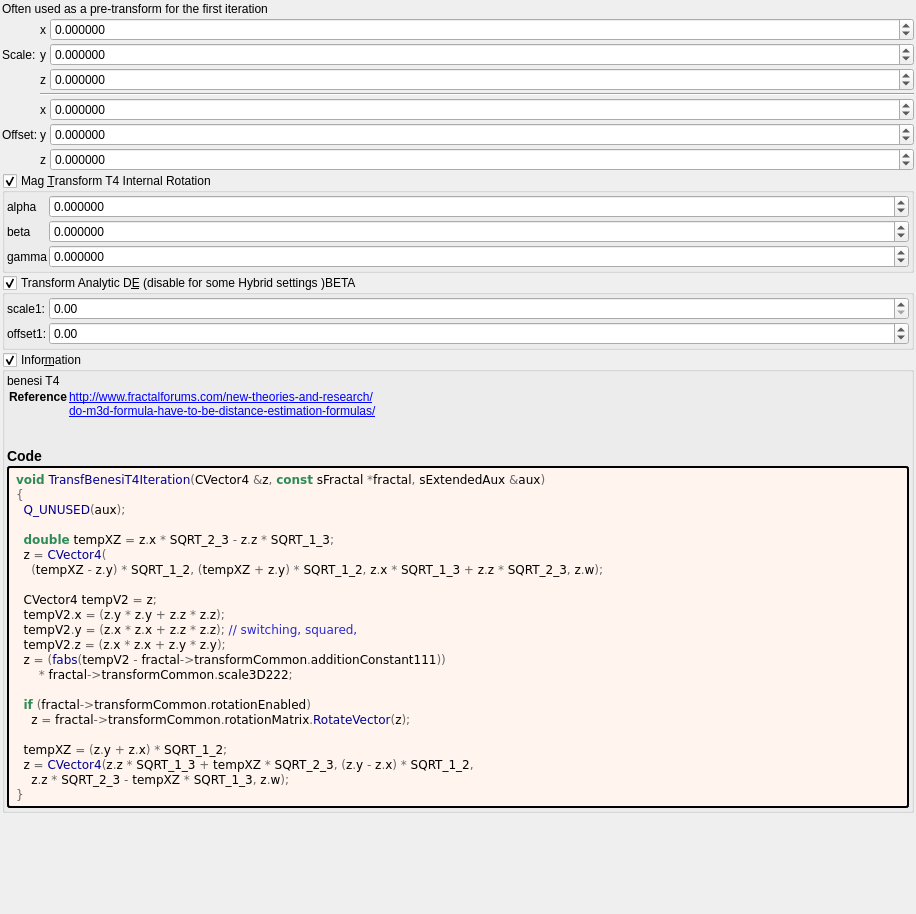
<?xml version="1.0" encoding="UTF-8"?>
<ui version="4.0">
 <class>Form</class>
 <widget class="QWidget" name="Form">
  <property name="geometry">
   <rect>
    <x>0</x>
    <y>0</y>
    <width>916</width>
    <height>914</height>
   </rect>
  </property>
  <property name="windowTitle">
   <string notr="true">transf_benesi_t4</string>
  </property>
  <layout class="QVBoxLayout" name="verticalLayout">
   <property name="spacing">
    <number>2</number>
   </property>
   <property name="leftMargin">
    <number>2</number>
   </property>
   <property name="topMargin">
    <number>2</number>
   </property>
   <property name="rightMargin">
    <number>2</number>
   </property>
   <property name="bottomMargin">
    <number>2</number>
   </property>
   <item>
    <widget class="QLabel" name="label_180">
     <property name="text">
      <string>Often used as a pre-transform for the first iteration</string>
     </property>
    </widget>
   </item>
   <item>
    <layout class="QGridLayout" name="gridLayout_63" columnstretch="0,0,0,0,1">
     <property name="spacing">
      <number>2</number>
     </property>
     <item row="4" column="4">
      <widget class="MyDoubleSpinBox" name="spinbox3_transf_addition_constant_111_x">
       <property name="sizePolicy">
        <sizepolicy hsizetype="Minimum" vsizetype="Maximum">
         <horstretch>0</horstretch>
         <verstretch>0</verstretch>
        </sizepolicy>
       </property>
       <property name="prefix">
        <string/>
       </property>
       <property name="suffix">
        <string/>
       </property>
       <property name="decimals">
        <number>6</number>
       </property>
       <property name="minimum">
        <double>-99.989999999999995</double>
       </property>
       <property name="maximum">
        <double>99.989999999999995</double>
       </property>
       <property name="singleStep">
        <double>0.100000000000000</double>
       </property>
      </widget>
     </item>
     <item row="1" column="2">
      <widget class="QLabel" name="label_254">
       <property name="text">
        <string notr="true">y</string>
       </property>
      </widget>
     </item>
     <item row="2" column="4">
      <widget class="MyDoubleSpinBox" name="spinbox3_transf_scale3D_222_z">
       <property name="sizePolicy">
        <sizepolicy hsizetype="Minimum" vsizetype="Maximum">
         <horstretch>0</horstretch>
         <verstretch>0</verstretch>
        </sizepolicy>
       </property>
       <property name="prefix">
        <string/>
       </property>
       <property name="suffix">
        <string/>
       </property>
       <property name="decimals">
        <number>6</number>
       </property>
       <property name="minimum">
        <double>-99.989999999999995</double>
       </property>
       <property name="maximum">
        <double>99.989999999999995</double>
       </property>
       <property name="singleStep">
        <double>0.100000000000000</double>
       </property>
      </widget>
     </item>
     <item row="1" column="1">
      <widget class="QLabel" name="label_258">
       <property name="text">
        <string>Scale:</string>
       </property>
      </widget>
     </item>
     <item row="5" column="1">
      <widget class="QLabel" name="label_255">
       <property name="text">
        <string>Offset:</string>
       </property>
      </widget>
     </item>
     <item row="2" column="2">
      <widget class="QLabel" name="label_256">
       <property name="text">
        <string notr="true">z</string>
       </property>
      </widget>
     </item>
     <item row="1" column="4">
      <widget class="MyDoubleSpinBox" name="spinbox3_transf_scale3D_222_y">
       <property name="sizePolicy">
        <sizepolicy hsizetype="Minimum" vsizetype="Maximum">
         <horstretch>0</horstretch>
         <verstretch>0</verstretch>
        </sizepolicy>
       </property>
       <property name="prefix">
        <string/>
       </property>
       <property name="suffix">
        <string/>
       </property>
       <property name="decimals">
        <number>6</number>
       </property>
       <property name="minimum">
        <double>-99.989999999999995</double>
       </property>
       <property name="maximum">
        <double>99.989999999999995</double>
       </property>
       <property name="singleStep">
        <double>0.100000000000000</double>
       </property>
      </widget>
     </item>
     <item row="0" column="4">
      <widget class="MyDoubleSpinBox" name="spinbox3_transf_scale3D_222_x">
       <property name="sizePolicy">
        <sizepolicy hsizetype="Minimum" vsizetype="Maximum">
         <horstretch>0</horstretch>
         <verstretch>0</verstretch>
        </sizepolicy>
       </property>
       <property name="prefix">
        <string/>
       </property>
       <property name="suffix">
        <string/>
       </property>
       <property name="decimals">
        <number>6</number>
       </property>
       <property name="minimum">
        <double>-99.989999999999995</double>
       </property>
       <property name="maximum">
        <double>99.989999999999995</double>
       </property>
       <property name="singleStep">
        <double>0.100000000000000</double>
       </property>
      </widget>
     </item>
     <item row="5" column="4">
      <widget class="MyDoubleSpinBox" name="spinbox3_transf_addition_constant_111_y">
       <property name="sizePolicy">
        <sizepolicy hsizetype="Minimum" vsizetype="Maximum">
         <horstretch>0</horstretch>
         <verstretch>0</verstretch>
        </sizepolicy>
       </property>
       <property name="prefix">
        <string/>
       </property>
       <property name="suffix">
        <string/>
       </property>
       <property name="decimals">
        <number>6</number>
       </property>
       <property name="minimum">
        <double>-99.989999999999995</double>
       </property>
       <property name="maximum">
        <double>99.989999999999995</double>
       </property>
       <property name="singleStep">
        <double>0.100000000000000</double>
       </property>
      </widget>
     </item>
     <item row="0" column="2">
      <widget class="QLabel" name="label_252">
       <property name="text">
        <string notr="true">x</string>
       </property>
      </widget>
     </item>
     <item row="5" column="2">
      <widget class="QLabel" name="label_260">
       <property name="text">
        <string notr="true">y</string>
       </property>
      </widget>
     </item>
     <item row="6" column="4">
      <widget class="MyDoubleSpinBox" name="spinbox3_transf_addition_constant_111_z">
       <property name="sizePolicy">
        <sizepolicy hsizetype="Minimum" vsizetype="Maximum">
         <horstretch>0</horstretch>
         <verstretch>0</verstretch>
        </sizepolicy>
       </property>
       <property name="prefix">
        <string/>
       </property>
       <property name="suffix">
        <string/>
       </property>
       <property name="decimals">
        <number>6</number>
       </property>
       <property name="minimum">
        <double>-99.989999999999995</double>
       </property>
       <property name="maximum">
        <double>99.989999999999995</double>
       </property>
       <property name="singleStep">
        <double>0.100000000000000</double>
       </property>
      </widget>
     </item>
     <item row="6" column="2">
      <widget class="QLabel" name="label_261">
       <property name="text">
        <string notr="true">z</string>
       </property>
      </widget>
     </item>
     <item row="4" column="2">
      <widget class="QLabel" name="label_259">
       <property name="text">
        <string notr="true">x</string>
       </property>
      </widget>
     </item>
     <item row="3" column="2" colspan="3">
      <widget class="Line" name="line_53">
       <property name="orientation">
        <enum>Qt::Horizontal</enum>
       </property>
      </widget>
     </item>
    </layout>
   </item>
   <item>
    <widget class="MyGroupBox" name="groupCheck_transf_rotation_enabled">
     <property name="title">
      <string>Mag &amp;Transform T4 Internal Rotation</string>
     </property>
     <property name="checkable">
      <bool>true</bool>
     </property>
     <layout class="QVBoxLayout" name="verticalLayout_8" stretch="0">
      <property name="spacing">
       <number>2</number>
      </property>
      <property name="leftMargin">
       <number>2</number>
      </property>
      <property name="topMargin">
       <number>2</number>
      </property>
      <property name="rightMargin">
       <number>2</number>
      </property>
      <property name="bottomMargin">
       <number>2</number>
      </property>
      <item>
       <layout class="QGridLayout" name="gridLayout_10" columnstretch="0,1">
        <property name="spacing">
         <number>2</number>
        </property>
        <item row="1" column="0">
         <widget class="QLabel" name="label_34">
          <property name="text">
           <string notr="true">beta</string>
          </property>
         </widget>
        </item>
        <item row="2" column="1">
         <widget class="MyDoubleSpinBox" name="spinboxd3_transf_rotation_z">
          <property name="sizePolicy">
           <sizepolicy hsizetype="Minimum" vsizetype="Maximum">
            <horstretch>0</horstretch>
            <verstretch>0</verstretch>
           </sizepolicy>
          </property>
          <property name="prefix">
           <string/>
          </property>
          <property name="suffix">
           <string/>
          </property>
          <property name="decimals">
           <number>6</number>
          </property>
          <property name="minimum">
           <double>-180.000000000000000</double>
          </property>
          <property name="maximum">
           <double>180.000000000000000</double>
          </property>
          <property name="singleStep">
           <double>1.000000000000000</double>
          </property>
         </widget>
        </item>
        <item row="2" column="0">
         <widget class="QLabel" name="label_36">
          <property name="text">
           <string notr="true">gamma</string>
          </property>
         </widget>
        </item>
        <item row="1" column="1">
         <widget class="MyDoubleSpinBox" name="spinboxd3_transf_rotation_y">
          <property name="sizePolicy">
           <sizepolicy hsizetype="Minimum" vsizetype="Maximum">
            <horstretch>0</horstretch>
            <verstretch>0</verstretch>
           </sizepolicy>
          </property>
          <property name="prefix">
           <string/>
          </property>
          <property name="suffix">
           <string/>
          </property>
          <property name="decimals">
           <number>6</number>
          </property>
          <property name="minimum">
           <double>-180.000000000000000</double>
          </property>
          <property name="maximum">
           <double>180.000000000000000</double>
          </property>
          <property name="singleStep">
           <double>1.000000000000000</double>
          </property>
         </widget>
        </item>
        <item row="0" column="1">
         <widget class="MyDoubleSpinBox" name="spinboxd3_transf_rotation_x">
          <property name="sizePolicy">
           <sizepolicy hsizetype="Minimum" vsizetype="Maximum">
            <horstretch>0</horstretch>
            <verstretch>0</verstretch>
           </sizepolicy>
          </property>
          <property name="prefix">
           <string/>
          </property>
          <property name="suffix">
           <string/>
          </property>
          <property name="decimals">
           <number>6</number>
          </property>
          <property name="minimum">
           <double>-180.000000000000000</double>
          </property>
          <property name="maximum">
           <double>180.000000000000000</double>
          </property>
          <property name="singleStep">
           <double>1.000000000000000</double>
          </property>
         </widget>
        </item>
        <item row="0" column="0">
         <widget class="QLabel" name="label_35">
          <property name="text">
           <string notr="true">alpha</string>
          </property>
         </widget>
        </item>
       </layout>
      </item>
     </layout>
    </widget>
   </item>
   <item>
    <widget class="MyGroupBox" name="groupCheck_analyticDE_enabled">
     <property name="title">
      <string>Transform Analytic D&amp;E (disable for some Hybrid settings )BETA</string>
     </property>
     <property name="checkable">
      <bool>true</bool>
     </property>
     <layout class="QVBoxLayout" name="verticalLayout_12" stretch="0">
      <property name="spacing">
       <number>2</number>
      </property>
      <property name="leftMargin">
       <number>2</number>
      </property>
      <property name="topMargin">
       <number>2</number>
      </property>
      <property name="rightMargin">
       <number>2</number>
      </property>
      <property name="bottomMargin">
       <number>2</number>
      </property>
      <item>
       <layout class="QGridLayout" name="gridLayout_28" columnstretch="0,0,1">
        <property name="spacing">
         <number>2</number>
        </property>
        <item row="1" column="1">
         <widget class="QLabel" name="label_178">
          <property name="text">
           <string>offset1:</string>
          </property>
         </widget>
        </item>
        <item row="0" column="1">
         <widget class="QLabel" name="label_179">
          <property name="text">
           <string>scale1:</string>
          </property>
         </widget>
        </item>
        <item row="0" column="2">
         <widget class="MyDoubleSpinBox" name="spinbox_analyticDE_scale_1">
          <property name="sizePolicy">
           <sizepolicy hsizetype="Minimum" vsizetype="Maximum">
            <horstretch>0</horstretch>
            <verstretch>0</verstretch>
           </sizepolicy>
          </property>
          <property name="prefix">
           <string/>
          </property>
          <property name="suffix">
           <string/>
          </property>
          <property name="decimals">
           <number>2</number>
          </property>
          <property name="minimum">
           <double>0.000000000000000</double>
          </property>
          <property name="maximum">
           <double>99.989999999999995</double>
          </property>
          <property name="singleStep">
           <double>0.100000000000000</double>
          </property>
         </widget>
        </item>
        <item row="1" column="2">
         <widget class="MyDoubleSpinBox" name="spinbox_analyticDE_offset_1">
          <property name="sizePolicy">
           <sizepolicy hsizetype="Minimum" vsizetype="Maximum">
            <horstretch>0</horstretch>
            <verstretch>0</verstretch>
           </sizepolicy>
          </property>
          <property name="prefix">
           <string/>
          </property>
          <property name="suffix">
           <string/>
          </property>
          <property name="decimals">
           <number>2</number>
          </property>
          <property name="minimum">
           <double>-99.989999999999995</double>
          </property>
          <property name="maximum">
           <double>99.989999999999995</double>
          </property>
          <property name="singleStep">
           <double>0.100000000000000</double>
          </property>
         </widget>
        </item>
       </layout>
      </item>
     </layout>
    </widget>
   </item>
   <item>
    <widget class="MyGroupBox" name="groupCheck_info">
     <property name="title">
      <string>Infor&amp;mation</string>
     </property>
     <property name="flat">
      <bool>false</bool>
     </property>
     <property name="checkable">
      <bool>true</bool>
     </property>
     <layout class="QVBoxLayout" name="verticalLayout_2">
      <property name="spacing">
       <number>2</number>
      </property>
      <property name="leftMargin">
       <number>2</number>
      </property>
      <property name="topMargin">
       <number>2</number>
      </property>
      <property name="rightMargin">
       <number>2</number>
      </property>
      <property name="bottomMargin">
       <number>2</number>
      </property>
      <item>
       <widget class="QLabel" name="label_information_general">
        <property name="text">
         <string notr="true">&lt;p&gt;benesi T4&lt;/p&gt;&lt;table&gt;
&lt;tr&gt;&lt;th&gt;Reference&lt;/th&gt;&lt;td&gt;&lt;a href=&quot;http://www.fractalforums.com/new-theories-and-research/&quot;&gt;http://www.fractalforums.com/new-theories-and-research/&lt;br&gt;
&lt;a href=&quot;do-m3d-formula-have-to-be-distance-estimation-formulas/&quot;&gt;do-m3d-formula-have-to-be-distance-estimation-formulas/&lt;br&gt;
&lt;/td&gt;&lt;/tr&gt;
&lt;/table&gt;
&lt;h3&gt;Code&lt;/h3&gt;</string>
        </property>
        <property name="wordWrap">
         <bool>true</bool>
        </property>
        <property name="openExternalLinks">
         <bool>true</bool>
        </property>
        <property name="textInteractionFlags">
         <set>Qt::LinksAccessibleByMouse|Qt::TextSelectableByMouse</set>
        </property>
       </widget>
      </item>
      <item>
       <widget class="QLabel" name="label_code_content">
        <property name="styleSheet">
         <string notr="true">border-style: outset; border-width: 2px; border-radius: 3px; border-color: black; background-color: #fff5ee; padding: 4px;</string>
        </property>
        <property name="text">
         <string notr="true">&lt;body style=&quot;background-color:#fff5ee&quot;&gt;
&lt;pre style=&quot;color:#000000; background-color:#fff5ee;  font-family:'Courier New',monospace;&quot;&gt;&lt;span style=&quot;color:#2e8b57; font-weight:bold&quot;&gt;void&lt;/span&gt; &lt;span style=&quot;color:#00008f&quot;&gt;TransfBenesiT4Iteration&lt;/span&gt;&lt;span style=&quot;color:#676767&quot;&gt;(&lt;/span&gt;CVector4 &lt;span style=&quot;color:#676767&quot;&gt;&amp;amp;&lt;/span&gt;z&lt;span style=&quot;color:#676767&quot;&gt;,&lt;/span&gt; &lt;span style=&quot;color:#2e8b57; font-weight:bold&quot;&gt;const&lt;/span&gt; sFractal &lt;span style=&quot;color:#676767&quot;&gt;*&lt;/span&gt;fractal&lt;span style=&quot;color:#676767&quot;&gt;,&lt;/span&gt; sExtendedAux &lt;span style=&quot;color:#676767&quot;&gt;&amp;amp;&lt;/span&gt;aux&lt;span style=&quot;color:#676767&quot;&gt;)&lt;/span&gt;
&lt;span style=&quot;color:#676767&quot;&gt;{&lt;/span&gt;
  &lt;span style=&quot;color:#00008f&quot;&gt;Q_UNUSED&lt;/span&gt;&lt;span style=&quot;color:#676767&quot;&gt;(&lt;/span&gt;aux&lt;span style=&quot;color:#676767&quot;&gt;);&lt;/span&gt;

  &lt;span style=&quot;color:#2e8b57; font-weight:bold&quot;&gt;double&lt;/span&gt; tempXZ &lt;span style=&quot;color:#676767&quot;&gt;=&lt;/span&gt; z&lt;span style=&quot;color:#676767&quot;&gt;.&lt;/span&gt;x &lt;span style=&quot;color:#676767&quot;&gt;*&lt;/span&gt; SQRT_2_3 &lt;span style=&quot;color:#676767&quot;&gt;-&lt;/span&gt; z&lt;span style=&quot;color:#676767&quot;&gt;.&lt;/span&gt;z &lt;span style=&quot;color:#676767&quot;&gt;*&lt;/span&gt; SQRT_1_3&lt;span style=&quot;color:#676767&quot;&gt;;&lt;/span&gt;
  z &lt;span style=&quot;color:#676767&quot;&gt;=&lt;/span&gt; &lt;span style=&quot;color:#00008f&quot;&gt;CVector4&lt;/span&gt;&lt;span style=&quot;color:#676767&quot;&gt;(&lt;/span&gt;
    &lt;span style=&quot;color:#676767&quot;&gt;(&lt;/span&gt;tempXZ &lt;span style=&quot;color:#676767&quot;&gt;-&lt;/span&gt; z&lt;span style=&quot;color:#676767&quot;&gt;.&lt;/span&gt;y&lt;span style=&quot;color:#676767&quot;&gt;) *&lt;/span&gt; SQRT_1_2&lt;span style=&quot;color:#676767&quot;&gt;, (&lt;/span&gt;tempXZ &lt;span style=&quot;color:#676767&quot;&gt;+&lt;/span&gt; z&lt;span style=&quot;color:#676767&quot;&gt;.&lt;/span&gt;y&lt;span style=&quot;color:#676767&quot;&gt;) *&lt;/span&gt; SQRT_1_2&lt;span style=&quot;color:#676767&quot;&gt;,&lt;/span&gt; z&lt;span style=&quot;color:#676767&quot;&gt;.&lt;/span&gt;x &lt;span style=&quot;color:#676767&quot;&gt;*&lt;/span&gt; SQRT_1_3 &lt;span style=&quot;color:#676767&quot;&gt;+&lt;/span&gt; z&lt;span style=&quot;color:#676767&quot;&gt;.&lt;/span&gt;z &lt;span style=&quot;color:#676767&quot;&gt;*&lt;/span&gt; SQRT_2_3&lt;span style=&quot;color:#676767&quot;&gt;,&lt;/span&gt; z&lt;span style=&quot;color:#676767&quot;&gt;.&lt;/span&gt;w&lt;span style=&quot;color:#676767&quot;&gt;);&lt;/span&gt;

  CVector4 tempV2 &lt;span style=&quot;color:#676767&quot;&gt;=&lt;/span&gt; z&lt;span style=&quot;color:#676767&quot;&gt;;&lt;/span&gt;
  tempV2&lt;span style=&quot;color:#676767&quot;&gt;.&lt;/span&gt;x &lt;span style=&quot;color:#676767&quot;&gt;= (&lt;/span&gt;z&lt;span style=&quot;color:#676767&quot;&gt;.&lt;/span&gt;y &lt;span style=&quot;color:#676767&quot;&gt;*&lt;/span&gt; z&lt;span style=&quot;color:#676767&quot;&gt;.&lt;/span&gt;y &lt;span style=&quot;color:#676767&quot;&gt;+&lt;/span&gt; z&lt;span style=&quot;color:#676767&quot;&gt;.&lt;/span&gt;z &lt;span style=&quot;color:#676767&quot;&gt;*&lt;/span&gt; z&lt;span style=&quot;color:#676767&quot;&gt;.&lt;/span&gt;z&lt;span style=&quot;color:#676767&quot;&gt;);&lt;/span&gt;
  tempV2&lt;span style=&quot;color:#676767&quot;&gt;.&lt;/span&gt;y &lt;span style=&quot;color:#676767&quot;&gt;= (&lt;/span&gt;z&lt;span style=&quot;color:#676767&quot;&gt;.&lt;/span&gt;x &lt;span style=&quot;color:#676767&quot;&gt;*&lt;/span&gt; z&lt;span style=&quot;color:#676767&quot;&gt;.&lt;/span&gt;x &lt;span style=&quot;color:#676767&quot;&gt;+&lt;/span&gt; z&lt;span style=&quot;color:#676767&quot;&gt;.&lt;/span&gt;z &lt;span style=&quot;color:#676767&quot;&gt;*&lt;/span&gt; z&lt;span style=&quot;color:#676767&quot;&gt;.&lt;/span&gt;z&lt;span style=&quot;color:#676767&quot;&gt;);&lt;/span&gt; &lt;span style=&quot;color:#2929cc&quot;&gt;// switching, squared,&lt;/span&gt;
  tempV2&lt;span style=&quot;color:#676767&quot;&gt;.&lt;/span&gt;z &lt;span style=&quot;color:#676767&quot;&gt;= (&lt;/span&gt;z&lt;span style=&quot;color:#676767&quot;&gt;.&lt;/span&gt;x &lt;span style=&quot;color:#676767&quot;&gt;*&lt;/span&gt; z&lt;span style=&quot;color:#676767&quot;&gt;.&lt;/span&gt;x &lt;span style=&quot;color:#676767&quot;&gt;+&lt;/span&gt; z&lt;span style=&quot;color:#676767&quot;&gt;.&lt;/span&gt;y &lt;span style=&quot;color:#676767&quot;&gt;*&lt;/span&gt; z&lt;span style=&quot;color:#676767&quot;&gt;.&lt;/span&gt;y&lt;span style=&quot;color:#676767&quot;&gt;);&lt;/span&gt;
  z &lt;span style=&quot;color:#676767&quot;&gt;= (&lt;/span&gt;&lt;span style=&quot;color:#00008f&quot;&gt;fabs&lt;/span&gt;&lt;span style=&quot;color:#676767&quot;&gt;(&lt;/span&gt;tempV2 &lt;span style=&quot;color:#676767&quot;&gt;-&lt;/span&gt; fractal&lt;span style=&quot;color:#676767&quot;&gt;-&amp;gt;&lt;/span&gt;transformCommon&lt;span style=&quot;color:#676767&quot;&gt;.&lt;/span&gt;additionConstant111&lt;span style=&quot;color:#676767&quot;&gt;))&lt;/span&gt;
      &lt;span style=&quot;color:#676767&quot;&gt;*&lt;/span&gt; fractal&lt;span style=&quot;color:#676767&quot;&gt;-&amp;gt;&lt;/span&gt;transformCommon&lt;span style=&quot;color:#676767&quot;&gt;.&lt;/span&gt;scale3D222&lt;span style=&quot;color:#676767&quot;&gt;;&lt;/span&gt;

  &lt;span style=&quot;color:#2e8b57; font-weight:bold&quot;&gt;if&lt;/span&gt; &lt;span style=&quot;color:#676767&quot;&gt;(&lt;/span&gt;fractal&lt;span style=&quot;color:#676767&quot;&gt;-&amp;gt;&lt;/span&gt;transformCommon&lt;span style=&quot;color:#676767&quot;&gt;.&lt;/span&gt;rotationEnabled&lt;span style=&quot;color:#676767&quot;&gt;)&lt;/span&gt;
    z &lt;span style=&quot;color:#676767&quot;&gt;=&lt;/span&gt; fractal&lt;span style=&quot;color:#676767&quot;&gt;-&amp;gt;&lt;/span&gt;transformCommon&lt;span style=&quot;color:#676767&quot;&gt;.&lt;/span&gt;rotationMatrix&lt;span style=&quot;color:#676767&quot;&gt;.&lt;/span&gt;&lt;span style=&quot;color:#00008f&quot;&gt;RotateVector&lt;/span&gt;&lt;span style=&quot;color:#676767&quot;&gt;(&lt;/span&gt;z&lt;span style=&quot;color:#676767&quot;&gt;);&lt;/span&gt;

  tempXZ &lt;span style=&quot;color:#676767&quot;&gt;= (&lt;/span&gt;z&lt;span style=&quot;color:#676767&quot;&gt;.&lt;/span&gt;y &lt;span style=&quot;color:#676767&quot;&gt;+&lt;/span&gt; z&lt;span style=&quot;color:#676767&quot;&gt;.&lt;/span&gt;x&lt;span style=&quot;color:#676767&quot;&gt;) *&lt;/span&gt; SQRT_1_2&lt;span style=&quot;color:#676767&quot;&gt;;&lt;/span&gt;
  z &lt;span style=&quot;color:#676767&quot;&gt;=&lt;/span&gt; &lt;span style=&quot;color:#00008f&quot;&gt;CVector4&lt;/span&gt;&lt;span style=&quot;color:#676767&quot;&gt;(&lt;/span&gt;z&lt;span style=&quot;color:#676767&quot;&gt;.&lt;/span&gt;z &lt;span style=&quot;color:#676767&quot;&gt;*&lt;/span&gt; SQRT_1_3 &lt;span style=&quot;color:#676767&quot;&gt;+&lt;/span&gt; tempXZ &lt;span style=&quot;color:#676767&quot;&gt;*&lt;/span&gt; SQRT_2_3&lt;span style=&quot;color:#676767&quot;&gt;, (&lt;/span&gt;z&lt;span style=&quot;color:#676767&quot;&gt;.&lt;/span&gt;y &lt;span style=&quot;color:#676767&quot;&gt;-&lt;/span&gt; z&lt;span style=&quot;color:#676767&quot;&gt;.&lt;/span&gt;x&lt;span style=&quot;color:#676767&quot;&gt;) *&lt;/span&gt; SQRT_1_2&lt;span style=&quot;color:#676767&quot;&gt;,&lt;/span&gt;
    z&lt;span style=&quot;color:#676767&quot;&gt;.&lt;/span&gt;z &lt;span style=&quot;color:#676767&quot;&gt;*&lt;/span&gt; SQRT_2_3 &lt;span style=&quot;color:#676767&quot;&gt;-&lt;/span&gt; tempXZ &lt;span style=&quot;color:#676767&quot;&gt;*&lt;/span&gt; SQRT_1_3&lt;span style=&quot;color:#676767&quot;&gt;,&lt;/span&gt; z&lt;span style=&quot;color:#676767&quot;&gt;.&lt;/span&gt;w&lt;span style=&quot;color:#676767&quot;&gt;);&lt;/span&gt;
&lt;span style=&quot;color:#676767&quot;&gt;}&lt;/span&gt;
&lt;/pre&gt;
&lt;/body&gt;</string>
        </property>
        <property name="wordWrap">
         <bool>true</bool>
        </property>
        <property name="openExternalLinks">
         <bool>true</bool>
        </property>
        <property name="textInteractionFlags">
         <set>Qt::LinksAccessibleByMouse|Qt::TextSelectableByMouse</set>
        </property>
       </widget>
      </item>
     </layout>
    </widget>
   </item>
   <item>
    <spacer name="verticalSpacer">
     <property name="orientation">
      <enum>Qt::Vertical</enum>
     </property>
     <property name="sizeHint" stdset="0">
      <size>
       <width>20</width>
       <height>40</height>
      </size>
     </property>
    </spacer>
   </item>
  </layout>
 </widget>
 <customwidgets>
  <customwidget>
   <class>MyGroupBox</class>
   <extends>QGroupBox</extends>
   <header>my_group_box.h</header>
   <container>1</container>
  </customwidget>
  <customwidget>
   <class>MyDoubleSpinBox</class>
   <extends>QDoubleSpinBox</extends>
   <header>my_double_spin_box.h</header>
  </customwidget>
 </customwidgets>
 <tabstops>
  <tabstop>spinbox3_transf_scale3D_222_x</tabstop>
  <tabstop>spinbox3_transf_scale3D_222_y</tabstop>
  <tabstop>spinbox3_transf_scale3D_222_z</tabstop>
  <tabstop>spinbox3_transf_addition_constant_111_x</tabstop>
  <tabstop>spinbox3_transf_addition_constant_111_y</tabstop>
  <tabstop>spinbox3_transf_addition_constant_111_z</tabstop>
  <tabstop>groupCheck_info</tabstop>
 </tabstops>
 <resources/>
 <connections/>
</ui>
